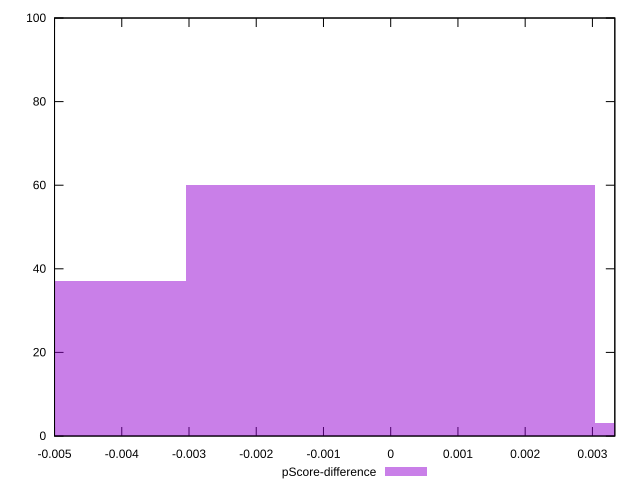

Here is the gnuplot script that generated this plot:
reset

$pScoreDifference <<EOF
0.006085625131902015 3
0 60
-0.006085625131902015 37
EOF

set key outside below
set boxwidth 0.006085625131902015
set xrange [-0.0050000000000000044:0.0033333333333332993]
set yrange [0:100]
set trange [0:100]
set style fill transparent solid 0.5 noborder
set terminal svg size 640, 490 enhanced background rgb 'white'
set output "report_00015_2021-02-09T16-11-33.973Z/unminified-javascript/samples/pages/pScore-difference/histogram.svg"

plot $pScoreDifference title "pScore-difference" with boxes

reset
